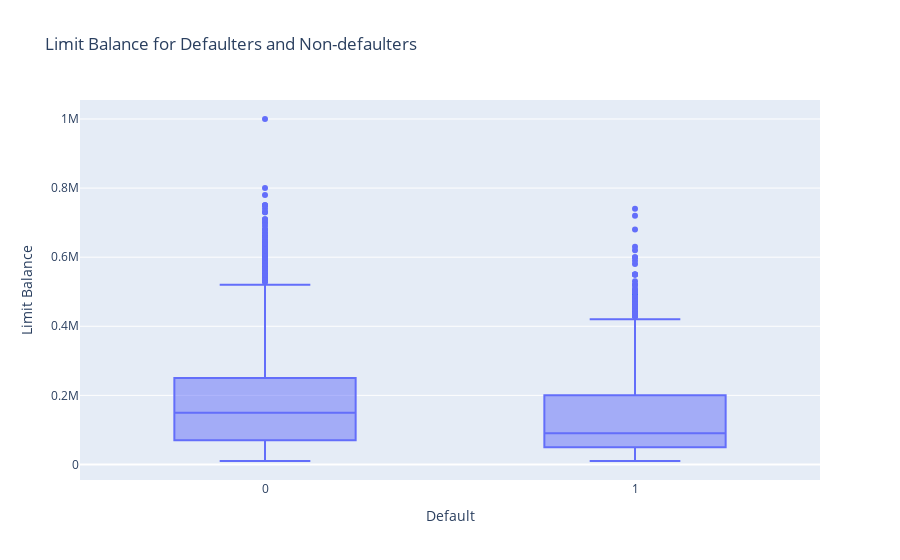

This figure's notebook cell:
### Code cell
#BOX PLOT - Plot the distribution of `LIMIT_BAL` per defaulters and non-defaulters. Comment the results.

fig2 = px.box(train_macrotable,
             x = 'DEFAULT_JULY' ,
             y= 'LIMIT_BAL',
            title="Limit Balance for Defaulters and Non-defaulters",
            labels={'DEFAULT_JULY':'Default','LIMIT_BAL':'Limit Balance'},
             )
fig2.show()

### Figure 1 — Plotly figure (JSON) as saved in the notebook; plotly's stock layout.template omitted (floating-point values rounded to 4 significant figures; data arrays with more than 128 entries replaced by an {"elided": "..."} marker saying what was removed)
{"data": [{"alignmentgroup": "True", "hovertemplate": "Default=%{x}<br>Limit Balance=%{y}<extra></extra>", "legendgroup": "", "marker": {"color": "#636efa"}, "name": "", "notched": false, "offsetgroup": "", "orientation": "v", "showlegend": false, "type": "box", "x": {"elided": "20000 int values"}, "x0": " ", "xaxis": "x", "y": {"elided": "20000 int values"}, "y0": " ", "yaxis": "y"}], "layout": {"autosize": true, "boxmode": "group", "legend": {"tracegroupgap": 0}, "title": {"text": "Limit Balance for Defaulters and Non-defaulters"}, "xaxis": {"anchor": "y", "autorange": true, "domain": [0, 1], "range": [-0.5, 1.5], "title": {"text": "Default"}, "type": "linear"}, "yaxis": {"anchor": "x", "autorange": true, "domain": [0, 1], "range": [-45000, 1055000], "title": {"text": "Limit Balance"}, "type": "linear"}}}
